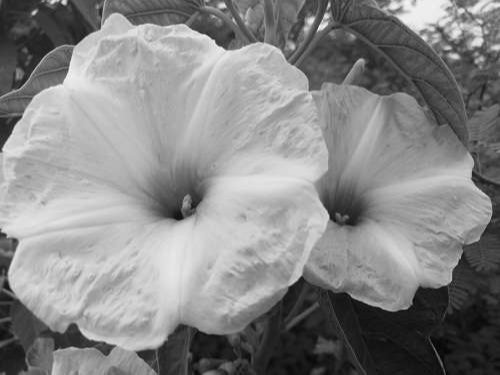
#> input picture flowers.jpg, 500 x 375 px
$ jupyter execute gaussian_median_chambolle_widgets.ipynb
#> lines starting #> are read from the running program, lines starting #| are printed output that depends on the picture
# Interaktivna sveska — Chambolle TV, Gaus i median

Prikaz: Original | Šum | Gaus | Median | Chambolle.

Kopija gaussian_median_chambolle.ipynb, ali parametre menjaš slajderima (primeni se kad pustiš miš).

Potrebno: python -m pip install ipywidgets

[cell 1]
import os
import io
import matplotlib
matplotlib.use('Agg')
import numpy as np
import matplotlib.pyplot as plt

from PIL import Image
from IPython.display import display, clear_output

from skimage import data
from skimage.filters import gaussian, median
from skimage.morphology import footprint_rectangle

from ipywidgets import Dropdown, IntSlider, FloatSlider, VBox, Image as WImage

[cell 2]
IMAGE_PATHS = ['flowers.jpg', 'landscapes.jpg', 'profile.jpg']

def load_image(image_path):
#> called with image_path = 'flowers.jpg'
    if os.path.exists(image_path):
        image = Image.open(image_path).convert('L')
        return np.asarray(image, dtype=np.float64)
    return np.asarray(data.camera(), dtype=np.float64)

def add_gaussian_noise(image, std_dev, seed=0):
#> called with std_dev = 20, seed = 1
    rng = np.random.default_rng(seed)
    noisy_image = image + rng.normal(0.0, std_dev, image.shape)
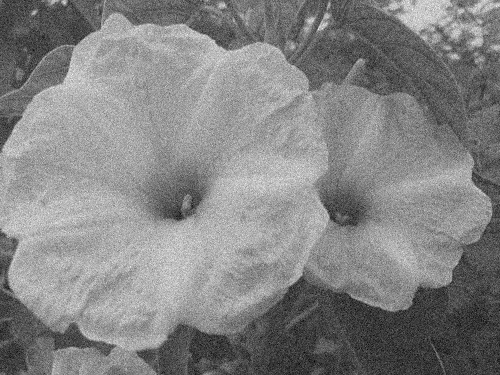
#> noisy_image: shape (375, 500) float64; min -61.83, max 316.6, mean 134.7; drawn with min black and max white
    return np.clip(noisy_image, 0.0, 255.0)
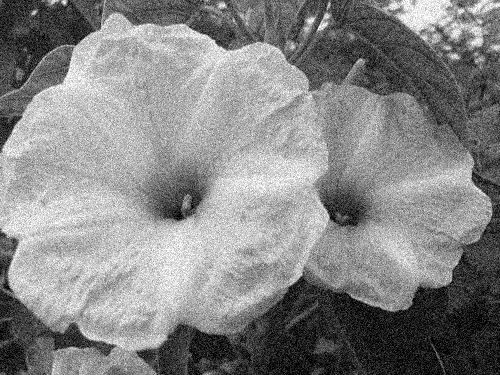
#> returned value: shape (375, 500) float64; min 0, max 255, mean 134.8

def denoise_gaussian_filter(image, std_dev):
#> called with std_dev = 0.5
    return gaussian(image, sigma=std_dev, preserve_range=True)

def denoise_median_filter(image, size):
#> called with size = 3
    return median(image, footprint=footprint_rectangle((size, size)))

def forward_gradient(u):
    gx = np.zeros_like(u)
    gy = np.zeros_like(u)
    gx[:, :-1] = u[:, 1:] - u[:, :-1]
    gy[:-1, :] = u[1:, :] - u[:-1, :]
    return gx, gy

def divergence(px, py):
    div = np.zeros_like(px)
    div[:, 0] = px[:, 0]
    div[:, 1:] = px[:, 1:] - px[:, :-1]
    div[0, :] += py[0, :]
    div[1:, :] += py[1:, :] - py[:-1, :]
    return div

def chambolle_projection(f, lam, dt=0.248, tol=1e-2, max_iter=2000, p=None):
#> called with lam = 20, dt = 0.248, tol = 0.01, max_iter = 2000
    px = np.zeros_like(f) if p is None else p[0].copy()
    py = np.zeros_like(f) if p is None else p[1].copy()

    for _ in range(max_iter):
        gx, gy = forward_gradient(divergence(px, py) - f / lam)
        norm = np.sqrt(gx * gx + gy * gy)
        denom = 1.0 + dt * norm
        px_new = (px + dt * gx) / denom
        py_new = (py + dt * gy) / denom
        change = max(np.max(np.abs(px_new - px)), np.max(np.abs(py_new - py)))
        px, py = px_new, py_new
        if change <= tol:
            break
#> this loop made 58 passes
#> change on passes 1 to 12: 0.648, 0.349, 0.179, 0.136, 0.106, 0.0858, 0.0758, 0.0666, 0.0584, 0.0512, 0.0455, 0.0413
#> pass 1, in chambolle_projection, `gx, gy = forward_gradient(divergence(px, py) - f / lam)`:
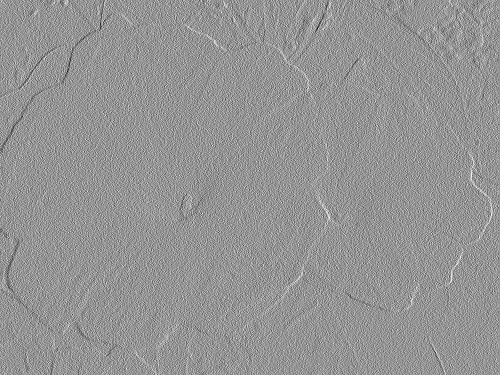
#> gx: shape (375, 500) float64; min -9.84, max 7.02, mean 0.00138; drawn with min black and max white
#> pass 1, in chambolle_projection, `gx, gy = forward_gradient(divergence(px, py) - f / lam)`:
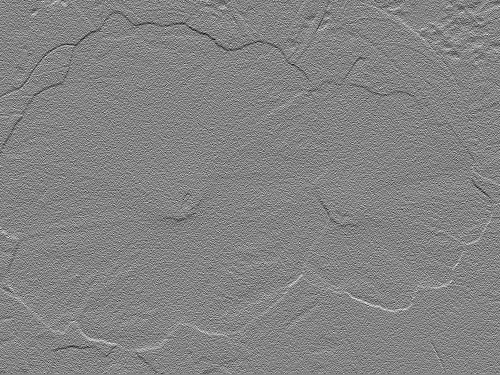
#> gy: shape (375, 500) float64; min -7.48, max 6.97, mean 0.0067; drawn with min black and max white
#> pass 1, in chambolle_projection, `norm = np.sqrt(gx * gx + gy * gy)`:
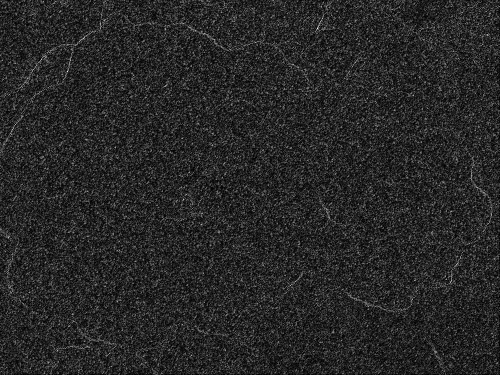
#> norm: shape (375, 500) float64; min 0, max 11.45, mean 1.78; drawn with min black and max white
#> after the loop:
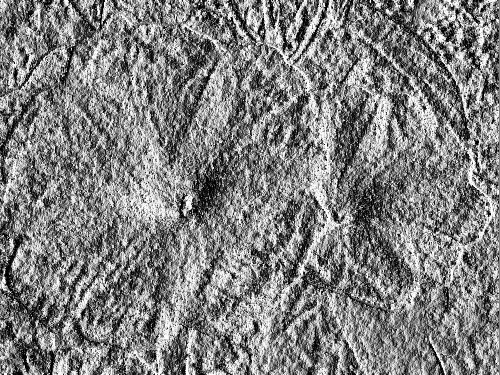
#> px: shape (375, 500) float64; min -1, max 1, mean 0.00519; drawn with min black and max white

    u = np.clip(f - lam * divergence(px, py), 0.0, 255.0)
    return u, (px, py)

def denoise_tv(noisy_image, std_dev=20, n_outer=5, lam=None):
    sigma = std_dev
    n = np.sqrt(noisy_image.size)
    if lam is None:
        lam = 1.0 / (2.1237 / std_dev + 2.0547 / (std_dev ** 2))
    p = None
    u = noisy_image
    for _ in range(n_outer):
        u, p = chambolle_projection(noisy_image, lam, p=p)
        residual = np.linalg.norm(u - noisy_image)
        lam = lam * (n * sigma) / residual
    return u

[cell 3]
clear_output(wait=True)

_image_cache = {}
_noise_cache = {}

def original_of(path):
    if path not in _image_cache:
        _image_cache[path] = load_image(path)
    return _image_cache[path]

def noisy_of(path, std_dev):
    key = (path, int(std_dev))
    if key not in _noise_cache:
        seed = {'flowers.jpg': 1, 'landscapes.jpg': 2, 'profile.jpg': 3}.get(path, 0)
        _noise_cache[key] = add_gaussian_noise(original_of(path), std_dev, seed=seed)
    return _noise_cache[key]

preview = WImage(format='png')

slika_w = Dropdown(options=IMAGE_PATHS, value='flowers.jpg', description='Slika')
sigma_w = IntSlider(value=20, min=5, max=50, step=1, description='σ šuma',
                    continuous_update=False)
gaus_w = FloatSlider(value=0.5, min=0.2, max=3.0, step=0.1, description='Gaus σ',
                     continuous_update=False)
median_w = IntSlider(value=3, min=3, max=11, step=2, description='Median n',
                     continuous_update=False)
lam_w = IntSlider(value=20, min=5, max=50, step=1, description='TV λ',
                  continuous_update=False)

def render_preview():
    original = original_of(slika_w.value)
    noisy = noisy_of(slika_w.value, sigma_w.value)
    g = denoise_gaussian_filter(noisy, gaus_w.value)
    m = denoise_median_filter(noisy, median_w.value)
    u, _ = chambolle_projection(noisy, lam_w.value)

    images = [original, noisy, g, m, u]
    titles = [
        'Original',
        f'Šum σ={sigma_w.value}',
        f'Gaus σ={gaus_w.value:g}',
        f'Median {median_w.value}×{median_w.value}',
        f'Chambolle λ={lam_w.value}',
    ]

    n = len(images)
#> n = 5
    h, w = original.shape
#> h = 375; w = 500
    cy, cx = h // 2, w // 2
#> cy = 187; cx = 250
    size = 100

    fig, axes = plt.subplots(2, n, figsize=(3.6 * n, 7))
    for i, (image, title) in enumerate(zip(images, titles)):
        axes[0, i].imshow(image, cmap='gray', vmin=0, vmax=255)
        axes[0, i].set_title(title)
        axes[0, i].axis('off')
        crop = image[max(0, cy - size):min(h, cy + size), max(0, cx - size):min(w, cx + size)]
        axes[1, i].imshow(crop, cmap='gray', vmin=0, vmax=255)
        axes[1, i].set_title('Uvećano (200×200)')
        axes[1, i].axis('off')
    fig.tight_layout()

    buf = io.BytesIO()
    fig.savefig(buf, format='png', bbox_inches='tight')
    plt.close(fig)
    preview.value = buf.getvalue()

def on_change(_change):
    render_preview()

display(VBox([slika_w, sigma_w, gaus_w, median_w, lam_w, preview]))
render_preview()
#> (the call stopped at in render_preview, `fig, axes = plt.subplots(2, n, figsize=(3.6 * n, 7))`: IPython is not available in this run)
for w in (slika_w, sigma_w, gaus_w, median_w, lam_w):
    w.observe(on_change, names='value')
